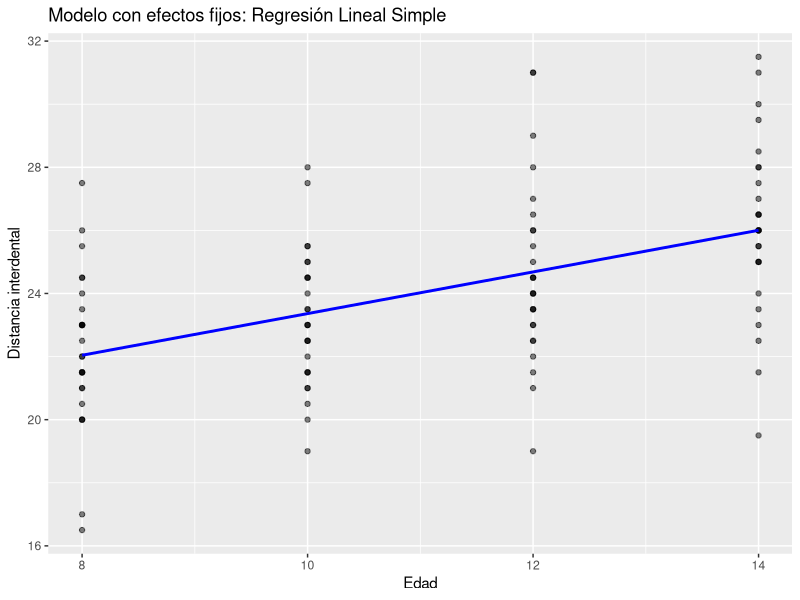
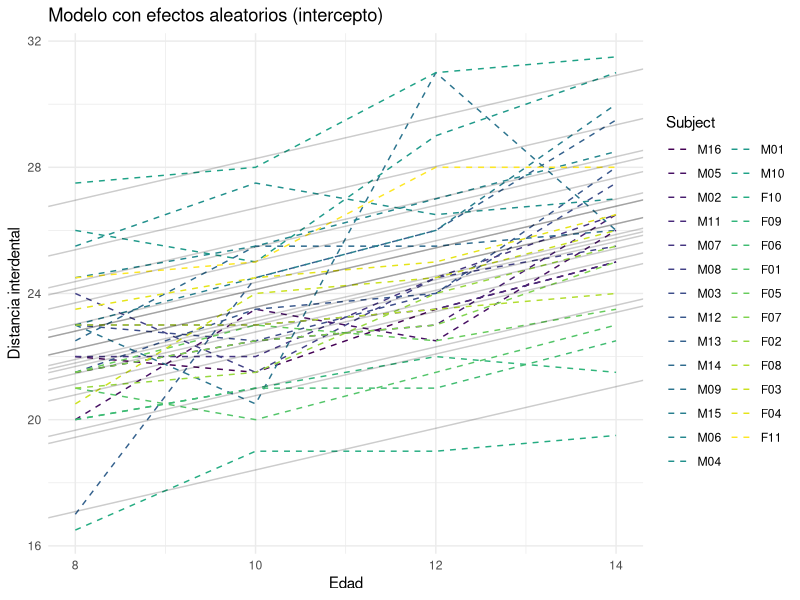
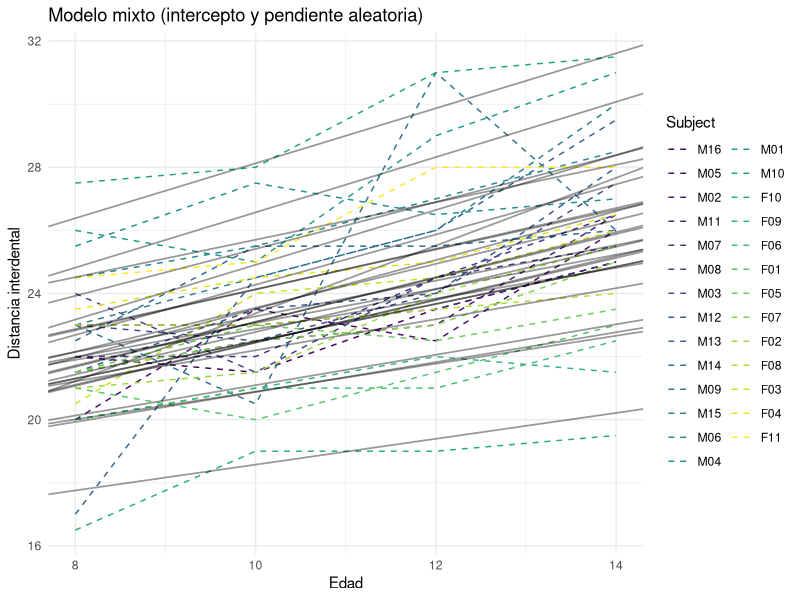

Here is the R script that generated these plots, in order:
## ---- chunk 1
# Cargar paquetes
library(nlme)
library(lme4)

# Cargar datos longitudinales
data(Orthodont, package = "nlme")

# Ajustar modelo de regresión lineal simple (solo efectos fijos)
modelo_fijo <- lm(distance ~ age, data = Orthodont)

# Resumen del modelo
r2 <- summary(modelo_fijo)$r.squared
## ---- chunk 2
library(ggplot2)
ggplot(Orthodont, aes(x = age, y = distance)) +
  geom_point(alpha = 0.5) +
  geom_smooth(method = "lm", se = FALSE, color = "blue") +
  labs(title = "Modelo con efectos fijos: Regresión Lineal Simple",
       x = "Edad", y = "Distancia interdental")

## ---- chunk 3
# Cargar paquetes
library(nlme)
library(lme4)

# Cargar datos longitudinales
data(Orthodont, package = "nlme")

modelo_aleatorio <- lmer(distance ~ age + (1 | Subject), data = Orthodont)
summary(modelo_aleatorio)


# Resumen del modelo
r2 <- summary(modelo_aleatorio)$r.squared
# Extraer la varianza del intercepto por sujeto
var_intercept <- as.numeric(VarCorr(modelo_aleatorio)$Subject[1])
# Extraer la varianza residual
var_residual <- attr(VarCorr(modelo_aleatorio), "sc")^2

## ---- chunk 4
library(ggplot2)
# Gráfico mejorado para modelo con efectos aleatorios
ggplot(Orthodont, aes(x = age, y = distance, group = Subject, color = Subject)) +
  geom_line(linetype = "dashed") +  # Línea discontinua para observaciones
  geom_abline(intercept = fixef(modelo_aleatorio)[1] + ranef(modelo_aleatorio)$Subject[,1],
              slope = fixef(modelo_aleatorio)[2],
              color = "black", alpha = 0.2) +  # Una línea por sujeto
  labs(title = "Modelo con efectos aleatorios (intercepto)", x = "Edad", y = "Distancia interdental") +
  theme_minimal()


## ---- chunk 5
# Cargar paquetes
library(nlme)
library(lme4)

# Cargar datos longitudinales
data(Orthodont, package = "nlme")

modelo_mixto <- lmer(distance ~ age + (1 + age | Subject), data = Orthodont)
summary(modelo_mixto)


# Resumen del modelo
r2 <- summary(modelo_mixto)$r.squared
# Extraer la varianza del intercepto por sujeto
var_intercept_completo <- as.numeric(VarCorr(modelo_mixto)$Subject[1])
var_pendiente_completo <- as.numeric(VarCorr(modelo_mixto)$Subject["age", "age"])
# Extraer la varianza residual
var_residual_completo <- attr(VarCorr(modelo_mixto), "sc")^2
## ---- chunk 6
# Obtener coeficientes por individuo
coefs <- coef(modelo_mixto)$Subject

# Gráfico mejorado para modelo mixto
ggplot(Orthodont, aes(x = age, y = distance, group = Subject, color = Subject)) +
  geom_line(linetype = "dashed") +  # Línea discontinua para observaciones
  geom_abline(data = coefs, aes(intercept = `(Intercept)`, slope = age), 
              color = "black", size = 0.6, alpha = 0.4) +
  labs(title = "Modelo mixto (intercepto y pendiente aleatoria)", 
       x = "Edad", y = "Distancia interdental") +
  theme_minimal()


## ---- chunk 7
set.seed(123)
n <- 100
operadores <- sample(1:5, n, replace = TRUE)
lambda <- exp(0.5 + 0.3 * operadores)
llamadas <- rpois(n, lambda)
df_poisson <- data.frame(llamadas, operadores)

modelo_poisson <- glm(llamadas ~ operadores, family = poisson, data = df_poisson)
summary(modelo_poisson)
## ---- chunk 8
library(lme4)

# Simulación de datos ejemplo
set.seed(123)
n_estudiantes <- 100
n_examenes <- 5
df_glmm <- expand.grid(
  estudiante = factor(1:n_estudiantes),
  examen = 1:n_examenes
)
df_glmm$horas <- runif(nrow(df_glmm), 0, 10)
df_glmm$grupo <- sample(c("A", "B"), nrow(df_glmm), replace = TRUE)

# Probabilidad de aprobar en función de horas y grupo, más efecto aleatorio por estudiante
df_glmm$prob <- plogis(-1 + 0.4 * df_glmm$horas + ifelse(df_glmm$grupo == "B", 0.5, 0) + rnorm(n_estudiantes)[df_glmm$estudiante])
df_glmm$aprobado <- rbinom(nrow(df_glmm), 1, df_glmm$prob)

# Ajuste del modelo GLMM
modelo_glmm <- glmer(aprobado ~ horas + grupo + (1 | estudiante), 
                     data = df_glmm, family = binomial)

summary(modelo_glmm)
